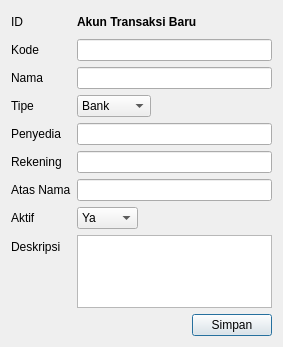
<?xml version="1.0" encoding="UTF-8"?>
<ui version="4.0">
 <class>AkunTransaksiDialog</class>
 <widget class="QDialog" name="AkunTransaksiDialog">
  <property name="geometry">
   <rect>
    <x>0</x>
    <y>0</y>
    <width>283</width>
    <height>347</height>
   </rect>
  </property>
  <property name="minimumSize">
   <size>
    <width>283</width>
    <height>0</height>
   </size>
  </property>
  <property name="windowTitle">
   <string>Akun Transaksi</string>
  </property>
  <layout class="QVBoxLayout" name="verticalLayout">
   <item>
    <layout class="QFormLayout" name="formLayout">
     <property name="formAlignment">
      <set>Qt::AlignmentFlag::AlignLeading|Qt::AlignmentFlag::AlignLeft|Qt::AlignmentFlag::AlignVCenter</set>
     </property>
     <item row="0" column="0">
      <widget class="QLabel" name="iDLabel">
       <property name="text">
        <string>ID</string>
       </property>
      </widget>
     </item>
     <item row="0" column="1">
      <widget class="QLabel" name="labelID">
       <property name="font">
        <font>
         <bold>true</bold>
        </font>
       </property>
       <property name="text">
        <string>Akun Transaksi Baru</string>
       </property>
      </widget>
     </item>
     <item row="1" column="0">
      <widget class="QLabel" name="kodeLabel">
       <property name="text">
        <string>Kode</string>
       </property>
      </widget>
     </item>
     <item row="1" column="1">
      <widget class="QLineEdit" name="kodeLineEdit"/>
     </item>
     <item row="2" column="0">
      <widget class="QLabel" name="namaLabel">
       <property name="text">
        <string>Nama</string>
       </property>
      </widget>
     </item>
     <item row="2" column="1">
      <widget class="QLineEdit" name="namaLineEdit"/>
     </item>
     <item row="3" column="0">
      <widget class="QLabel" name="tipeLabel">
       <property name="text">
        <string>Tipe</string>
       </property>
      </widget>
     </item>
     <item row="4" column="0">
      <widget class="QLabel" name="penyediaLabel">
       <property name="text">
        <string>Penyedia</string>
       </property>
      </widget>
     </item>
     <item row="4" column="1">
      <widget class="QLineEdit" name="penyediaLineEdit"/>
     </item>
     <item row="5" column="0">
      <widget class="QLabel" name="rekeningLabel">
       <property name="text">
        <string>Rekening</string>
       </property>
      </widget>
     </item>
     <item row="5" column="1">
      <widget class="QLineEdit" name="rekeningLineEdit"/>
     </item>
     <item row="6" column="0">
      <widget class="QLabel" name="atasNamaLabel">
       <property name="text">
        <string>Atas Nama</string>
       </property>
      </widget>
     </item>
     <item row="6" column="1">
      <widget class="QLineEdit" name="atasNamaLineEdit"/>
     </item>
     <item row="7" column="0">
      <widget class="QLabel" name="aktifLabel">
       <property name="text">
        <string>Aktif</string>
       </property>
      </widget>
     </item>
     <item row="3" column="1">
      <layout class="QHBoxLayout" name="horizontalLayout_2">
       <item>
        <widget class="QComboBox" name="tipeComboBox">
         <item>
          <property name="text">
           <string>Bank</string>
          </property>
         </item>
         <item>
          <property name="text">
           <string>EWallet</string>
          </property>
         </item>
         <item>
          <property name="text">
           <string>Cash</string>
          </property>
         </item>
         <item>
          <property name="text">
           <string>Lainnya</string>
          </property>
         </item>
        </widget>
       </item>
       <item>
        <spacer name="horizontalSpacer_2">
         <property name="orientation">
          <enum>Qt::Orientation::Horizontal</enum>
         </property>
         <property name="sizeHint" stdset="0">
          <size>
           <width>40</width>
           <height>20</height>
          </size>
         </property>
        </spacer>
       </item>
      </layout>
     </item>
     <item row="7" column="1">
      <layout class="QHBoxLayout" name="horizontalLayout_3">
       <item>
        <widget class="QComboBox" name="aktifComboBox">
         <item>
          <property name="text">
           <string>Ya</string>
          </property>
         </item>
         <item>
          <property name="text">
           <string>Tidak</string>
          </property>
         </item>
        </widget>
       </item>
       <item>
        <spacer name="horizontalSpacer_3">
         <property name="orientation">
          <enum>Qt::Orientation::Horizontal</enum>
         </property>
         <property name="sizeHint" stdset="0">
          <size>
           <width>40</width>
           <height>20</height>
          </size>
         </property>
        </spacer>
       </item>
      </layout>
     </item>
     <item row="8" column="0">
      <widget class="QLabel" name="deskripsiLabel">
       <property name="text">
        <string>Deskripsi</string>
       </property>
      </widget>
     </item>
     <item row="8" column="1">
      <widget class="QPlainTextEdit" name="plainTextEdit">
       <property name="maximumSize">
        <size>
         <width>16777215</width>
         <height>73</height>
        </size>
       </property>
      </widget>
     </item>
    </layout>
   </item>
   <item>
    <layout class="QHBoxLayout" name="horizontalLayout">
     <item>
      <spacer name="horizontalSpacer">
       <property name="orientation">
        <enum>Qt::Orientation::Horizontal</enum>
       </property>
       <property name="sizeHint" stdset="0">
        <size>
         <width>40</width>
         <height>20</height>
        </size>
       </property>
      </spacer>
     </item>
     <item>
      <widget class="QPushButton" name="simpanButton">
       <property name="text">
        <string>Simpan</string>
       </property>
      </widget>
     </item>
    </layout>
   </item>
  </layout>
 </widget>
 <tabstops>
  <tabstop>kodeLineEdit</tabstop>
  <tabstop>namaLineEdit</tabstop>
  <tabstop>tipeComboBox</tabstop>
  <tabstop>penyediaLineEdit</tabstop>
  <tabstop>rekeningLineEdit</tabstop>
  <tabstop>atasNamaLineEdit</tabstop>
  <tabstop>aktifComboBox</tabstop>
  <tabstop>simpanButton</tabstop>
 </tabstops>
 <resources/>
 <connections/>
</ui>
